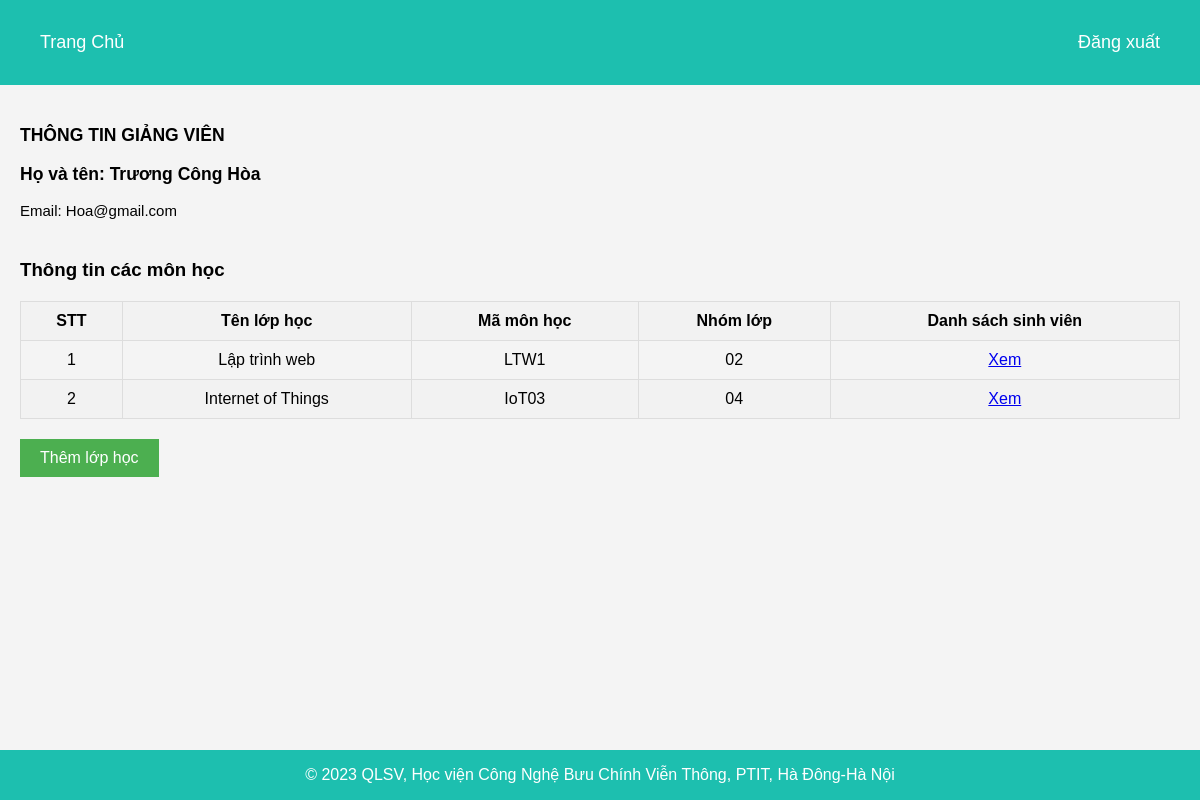
The app's page /index (signed in) with its own data.
### models/Model.py (models this page shows, shortened)
class User(db.Model):
    id = db.Column(db.Integer, primary_key=True)
    fullname = db.Column(db.String(255), nullable=False)
    email = db.Column(db.String(255), unique=True, nullable=False)
    password = db.Column(db.String(255), nullable=False)
    courses = db.relationship('Course', backref='user', lazy=True)

class Course(db.Model):
    id = db.Column(db.Integer, primary_key=True)
    name = db.Column(db.String(100), nullable=False)
    code = db.Column(db.String(20), nullable=False, unique=True)
    class_group = db.Column(db.String(20), nullable=False)
    user_id = db.Column(db.Integer, db.ForeignKey('user.id'), nullable=False)

### main.py (the view)
@app.route('/index', methods=['GET', 'POST'])
def index():
    user_info = session.get('user')
    if user_info:
        user = User.query.filter_by(email=user_info['email']).first()
        courses = Course.query.filter_by(user_id=user.id)
        if user:
            full_name, email = user.fullname, user.email
            return render_template('index.html', full_name=full_name, email=email, courses = courses)
    else:
        return redirect(url_for('login'))

### templates/index.html (shortened to what this page needs)
<!DOCTYPE html>
<html lang="en">
<head>
    <link rel="stylesheet" href="../static/style/index.css">
</head>
<body>
    <header>
        <nav>
            <ul>
                <li><a href="{{ url_for('index') }}">Trang Chủ</a></li>
                <li><a href="javascript:void(0);" onclick="confirmLogout()">Đăng xuất</a></li>
            </ul>
        </nav>
    </header>
    <div class="container">
        <div class="profile">
            <h3>THÔNG TIN GIẢNG VIÊN</h3>
            <h3>Họ và tên: {{ full_name }}</h3>
            <p>Email: {{ email }}</p>
        </div>
    </div>
    <div class="table-student">
        <h3>Thông tin các môn học</h3>
        <table id="student-table">
            <thead>
                <tr>
                    <th>STT</th>
                    <th>Tên lớp học</th>
                    <th>Mã môn học</th>
                    <th>Nhóm lớp</th>
                    <th>Danh sách sinh viên</th>
                </tr>
            </thead>
            <tbody>
                {% if courses %}
                    {% for course in courses %}
                        <tr>
                            <td>{{ loop.index }}</td>
                            <td>{{ course.name }}</td>
                            <td>{{ course.code }}</td>
                            <td>{{ course.class_group }}</td>
                            <td><a href="{{ url_for('list_student', course_id=course.id) }}">Xem</a></td>
                        </tr>
                    {% endfor %}
                {% else %}
                    <tr>
                        <td colspan="5">Không có môn học nào.</td>
                    </tr>
                {% endif %}
            </tbody>
        </table>
        <a class="custom-button" id="add-course-link" href="{{ url_for('add')}}">Thêm lớp học</a>
    </div>
    <footer>
        &copy; 2023 QLSV, Học viện Công Nghệ Bưu Chính Viễn Thông, PTIT, Hà Đông-Hà Nội
    </footer>
</body>
</html>

### static/style/index.css (style rules this page uses)
body { font-family: Arial, sans-serif; background-color: #f4f4f4; margin: 0; padding: 0; }
header { background-color: #1dbfaf; color: #fff; padding: 1rem 0; }
nav ul { list-style: none; }
nav ul li { display: inline; margin-right: 40px; }
nav ul li a { color: #fff; text-decoration: none; font-size: 18px; }
nav ul li:last-child { float: right; }
.profile { text-align: left; font-size: 15px; margin-left: 20px; margin-top: 40px; }
footer { background-color: #1dbfaf; color: #fff; text-align: center; padding: 1rem 0; position: fixed; bottom: 0; width: 100%; }
#student-table { width: 100%; border-collapse: collapse; margin-top: 20px; }
#student-table th, #student-table td { border: 1px solid #ddd; padding: 10px; text-align: center; }
#student-table th { background-color: #f2f2f2; }
#student-table tbody tr:nth-child(even) { background-color: #f2f2f2; }
.table-student { margin-left: 20px; margin-top: 40px; margin-right: 20px; }
.custom-button { margin-top: 20px; background-color: #4CAF50; border: none; color: white; padding: 10px 20px; text-align: center; text-decoration: none; display: inline-block; font-size: 16px; margin-bottom: 20px; cursor: pointer; transition-duration: 0.4s; }

### records on screen
User: fullname "Trương Công Hòa", email "Hoa@gmail.com"
Course: name "Lập trình web", code "LTW1", class_group "02"
Course: name "Internet of Things", code "IoT03", class_group "04"
